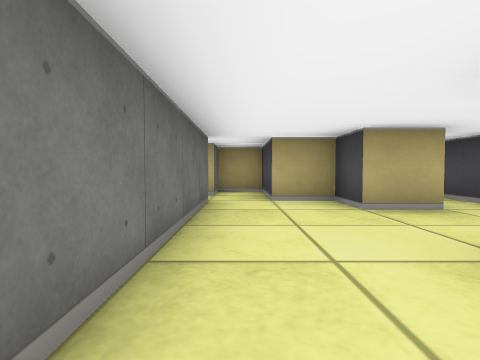
[1] (above)

12 first-person views from a walk through a cub3D level. The camera is about half as high as the walls, tilts 2° down and sees 80° across. The floor is counted in squares. Each view is taken from the middle of a square. On the plan, view 1 faces up. The plan holds only what a view shows up to about 9 squares ahead; the rest is blank.

[2]
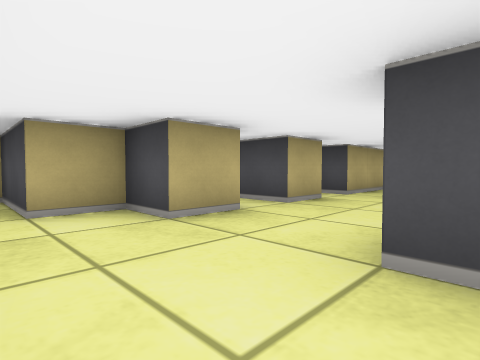

[3]
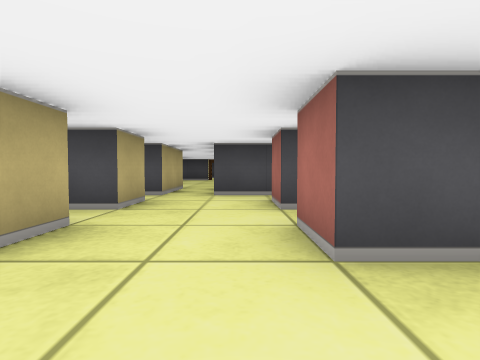

[4]
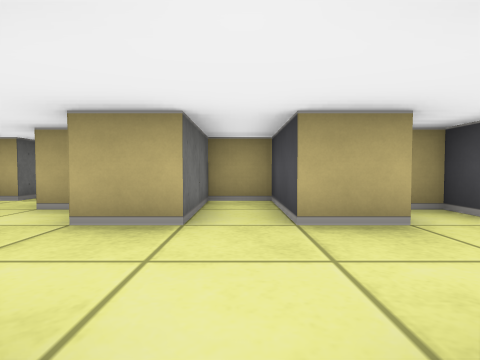

[5]
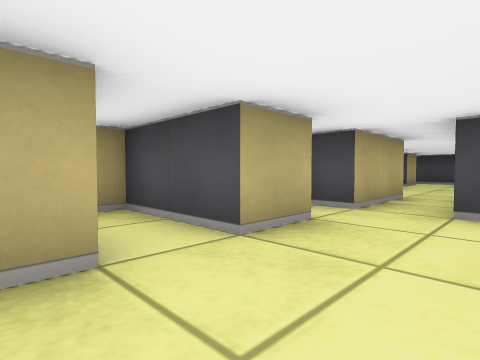

[6]
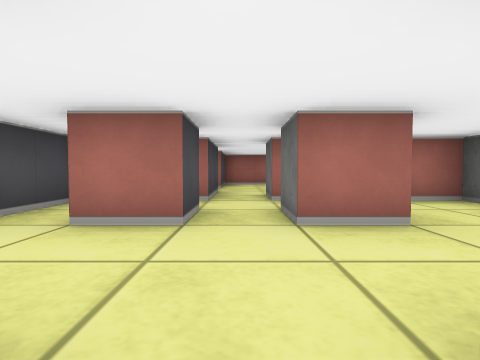

[7]
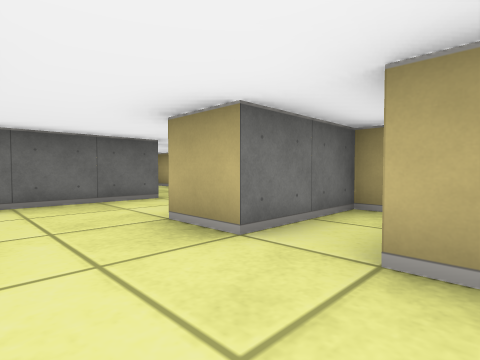

[8]
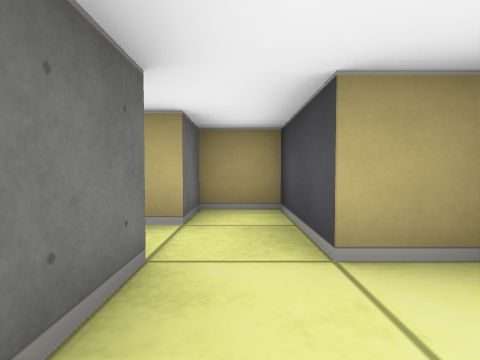

[9]
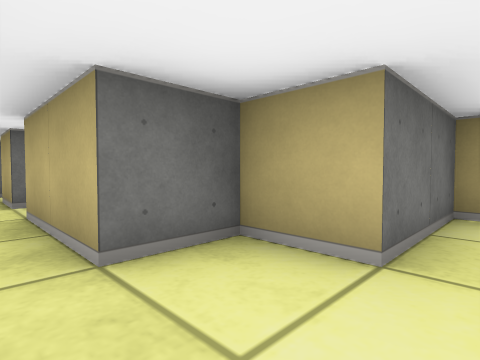

[10]
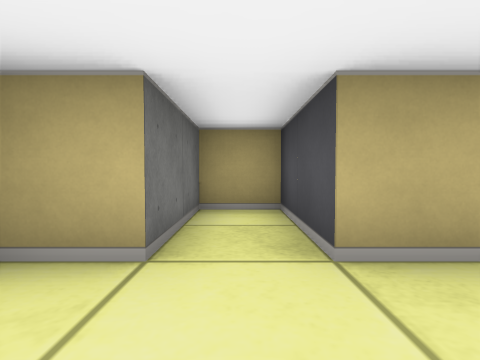

[11]
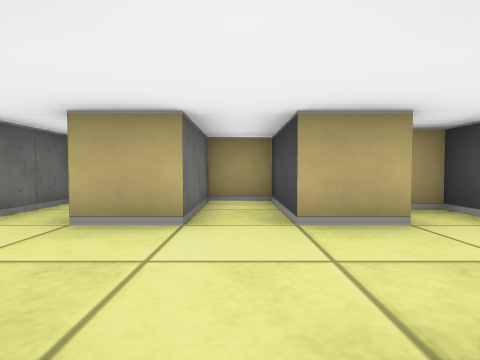

[12]
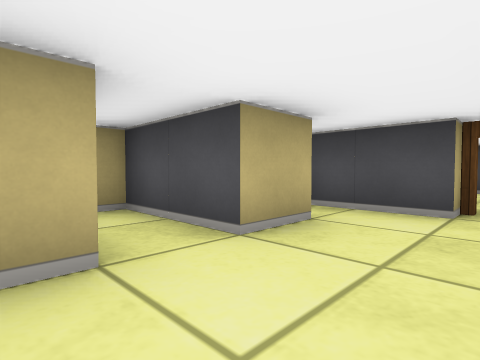

### Floor plan
Key: @ floor where view 1 was taken; # wall or solid block; . floor; D open door.
Columns run from 2 left of view 1 to 14 right of it. Each row starts with its distance up from view 1.
  7  ###      #####
  6 .#.####   #.#.###
  5 ...##.#####.#.#.#
  4  #..#.#.##......#
  3  #..............D
  2  #......#    .
  1  #..#.#.#
  0  #@.....#
 -1  ####.#
 -2      .#
 -3      .
 -4      .#
 -5       #

Where each view was taken, in squares from view 1:
view 1: 0 up, 0 right, facing up
view 2: 1 up, 0 right, facing up-right
view 3: 2 up, 0 right, facing right
view 4: 1 up, 3 right, facing up
view 5: 2 up, 2 right, facing up-right
view 6: 4 up, 3 right, facing down
view 7: 2 up, 4 right, facing up-left
view 8: 3 up, 0 right, facing up
view 9: 3 up, 9 right, facing up-left
view 10: 3 up, 9 right, facing up
view 11: 2 up, 11 right, facing up
view 12: 3 up, 10 right, facing up-right
